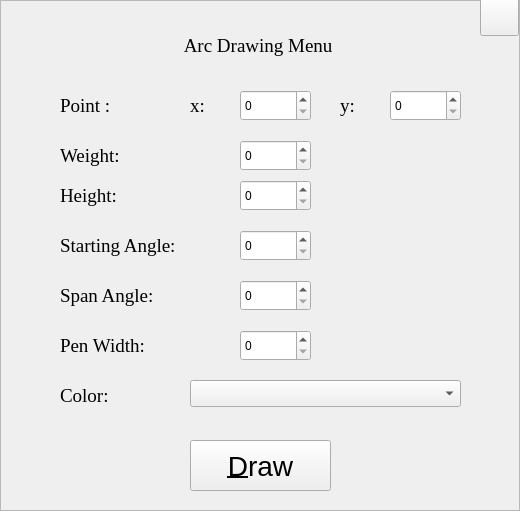
   <widget class="QFrame" name="arcFrame">
    <property name="geometry">
     <rect>
      <x>0</x>
      <y>1241</y>
      <width>520</width>
      <height>511</height>
     </rect>
    </property>
    <property name="focusPolicy">
     <enum>Qt::ClickFocus</enum>
    </property>
    <property name="frameShape">
     <enum>QFrame::StyledPanel</enum>
    </property>
    <property name="frameShadow">
     <enum>QFrame::Raised</enum>
    </property>
    <widget class="QLabel" name="label_22">
     <property name="geometry">
      <rect>
       <x>60</x>
       <y>90</y>
       <width>101</width>
       <height>31</height>
      </rect>
     </property>
     <property name="font">
      <font>
       <family>Times New Roman</family>
       <pointsize>14</pointsize>
      </font>
     </property>
     <property name="text">
      <string>Point : </string>
     </property>
    </widget>
    <widget class="QLabel" name="label_42">
     <property name="geometry">
      <rect>
       <x>190</x>
       <y>90</y>
       <width>41</width>
       <height>31</height>
      </rect>
     </property>
     <property name="font">
      <font>
       <family>Times New Roman</family>
       <pointsize>14</pointsize>
      </font>
     </property>
     <property name="text">
      <string>x: </string>
     </property>
    </widget>
    <widget class="QLabel" name="label_43">
     <property name="geometry">
      <rect>
       <x>340</x>
       <y>90</y>
       <width>41</width>
       <height>31</height>
      </rect>
     </property>
     <property name="font">
      <font>
       <family>Times New Roman</family>
       <pointsize>14</pointsize>
      </font>
     </property>
     <property name="text">
      <string>y: </string>
     </property>
    </widget>
    <widget class="QLabel" name="label_44">
     <property name="geometry">
      <rect>
       <x>60</x>
       <y>380</y>
       <width>101</width>
       <height>31</height>
      </rect>
     </property>
     <property name="font">
      <font>
       <family>Times New Roman</family>
       <pointsize>14</pointsize>
      </font>
     </property>
     <property name="text">
      <string>Color: </string>
     </property>
    </widget>
    <widget class="QLabel" name="label_45">
     <property name="geometry">
      <rect>
       <x>60</x>
       <y>330</y>
       <width>101</width>
       <height>31</height>
      </rect>
     </property>
     <property name="font">
      <font>
       <family>Times New Roman</family>
       <pointsize>14</pointsize>
      </font>
     </property>
     <property name="text">
      <string>Pen Width: </string>
     </property>
    </widget>
    <widget class="QLabel" name="arcDrawingLabel">
     <property name="geometry">
      <rect>
       <x>10</x>
       <y>30</y>
       <width>501</width>
       <height>31</height>
      </rect>
     </property>
     <property name="font">
      <font>
       <family>Times New Roman</family>
       <pointsize>14</pointsize>
      </font>
     </property>
     <property name="text">
      <string>Arc Drawing Menu </string>
     </property>
     <property name="alignment">
      <set>Qt::AlignCenter</set>
     </property>
    </widget>
    <widget class="QLabel" name="label_24">
     <property name="geometry">
      <rect>
       <x>60</x>
       <y>230</y>
       <width>131</width>
       <height>31</height>
      </rect>
     </property>
     <property name="font">
      <font>
       <family>Times New Roman</family>
       <pointsize>14</pointsize>
      </font>
     </property>
     <property name="text">
      <string>Starting Angle:</string>
     </property>
    </widget>
    <widget class="QLabel" name="label_25">
     <property name="geometry">
      <rect>
       <x>60</x>
       <y>280</y>
       <width>131</width>
       <height>31</height>
      </rect>
     </property>
     <property name="font">
      <font>
       <family>Times New Roman</family>
       <pointsize>14</pointsize>
      </font>
     </property>
     <property name="text">
      <string>Span Angle:</string>
     </property>
    </widget>
    <widget class="QLabel" name="label_46">
     <property name="geometry">
      <rect>
       <x>60</x>
       <y>180</y>
       <width>131</width>
       <height>31</height>
      </rect>
     </property>
     <property name="font">
      <font>
       <family>Times New Roman</family>
       <pointsize>14</pointsize>
      </font>
     </property>
     <property name="text">
      <string>Height: </string>
     </property>
    </widget>
    <widget class="QLabel" name="label_47">
     <property name="geometry">
      <rect>
       <x>60</x>
       <y>140</y>
       <width>131</width>
       <height>31</height>
      </rect>
     </property>
     <property name="font">
      <font>
       <family>Times New Roman</family>
       <pointsize>14</pointsize>
      </font>
     </property>
     <property name="text">
      <string>Weight: </string>
     </property>
    </widget>
    <widget class="QSpinBox" name="arcX">
     <property name="geometry">
      <rect>
       <x>240</x>
       <y>90</y>
       <width>71</width>
       <height>31</height>
      </rect>
     </property>
     <property name="maximum">
      <number>1200</number>
     </property>
    </widget>
    <widget class="QSpinBox" name="arcY">
     <property name="geometry">
      <rect>
       <x>390</x>
       <y>90</y>
       <width>71</width>
       <height>31</height>
      </rect>
     </property>
     <property name="maximum">
      <number>700</number>
     </property>
    </widget>
    <widget class="QSpinBox" name="arcWidth">
     <property name="geometry">
      <rect>
       <x>240</x>
       <y>140</y>
       <width>71</width>
       <height>31</height>
      </rect>
     </property>
     <property name="maximum">
      <number>360</number>
     </property>
    </widget>
    <widget class="QSpinBox" name="arcHeight">
     <property name="geometry">
      <rect>
       <x>240</x>
       <y>180</y>
       <width>71</width>
       <height>31</height>
      </rect>
     </property>
     <property name="maximum">
      <number>360</number>
     </property>
    </widget>
    <widget class="QSpinBox" name="arcStartingAngle">
     <property name="geometry">
      <rect>
       <x>240</x>
       <y>230</y>
       <width>71</width>
       <height>31</height>
      </rect>
     </property>
     <property name="maximum">
      <number>360</number>
     </property>
    </widget>
    <widget class="QSpinBox" name="arcSpanAngle">
     <property name="geometry">
      <rect>
       <x>240</x>
       <y>280</y>
       <width>71</width>
       <height>31</height>
      </rect>
     </property>
     <property name="maximum">
      <number>360</number>
     </property>
    </widget>
    <widget class="QSpinBox" name="arcPenWidth">
     <property name="geometry">
      <rect>
       <x>240</x>
       <y>330</y>
       <width>71</width>
       <height>31</height>
      </rect>
     </property>
     <property name="maximum">
      <number>40</number>
     </property>
    </widget>
    <widget class="QComboBox" name="colorArc">
     <property name="geometry">
      <rect>
       <x>190</x>
       <y>380</y>
       <width>271</width>
       <height>27</height>
      </rect>
     </property>
    </widget>
    <widget class="QPushButton" name="drawArc">
     <property name="geometry">
      <rect>
       <x>190</x>
       <y>440</y>
       <width>141</width>
       <height>51</height>
      </rect>
     </property>
     <property name="font">
      <font>
       <pointsize>21</pointsize>
      </font>
     </property>
     <property name="text">
      <string>&amp;Draw</string>
     </property>
     <property name="icon">
      <iconset>
       <normaloff>:/images/paint.png</normaloff>:/images/paint.png</iconset>
     </property>
     <property name="iconSize">
      <size>
       <width>60</width>
       <height>40</height>
      </size>
     </property>
    </widget>
    <widget class="QPushButton" name="cancelArc">
     <property name="geometry">
      <rect>
       <x>480</x>
       <y>-4</y>
       <width>39</width>
       <height>40</height>
      </rect>
     </property>
     <property name="font">
      <font>
       <pointsize>21</pointsize>
      </font>
     </property>
     <property name="toolTip">
      <string extracomment="cancel">cancel</string>
     </property>
     <property name="text">
      <string/>
     </property>
     <property name="icon">
      <iconset resource="images.qrc">
       <normaloff>:/images/cancel.png</normaloff>:/images/cancel.png</iconset>
     </property>
     <property name="iconSize">
      <size>
       <width>40</width>
       <height>40</height>
      </size>
     </property>
    </widget>
   </widget>
